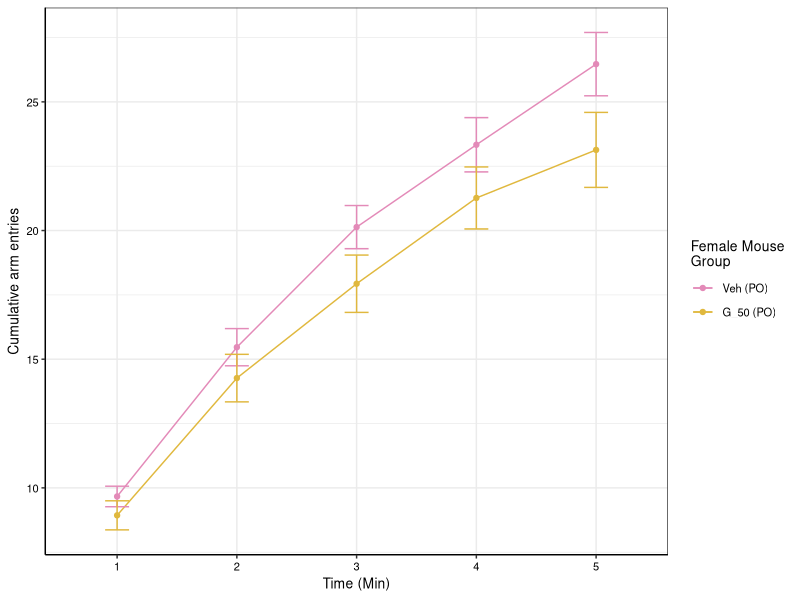
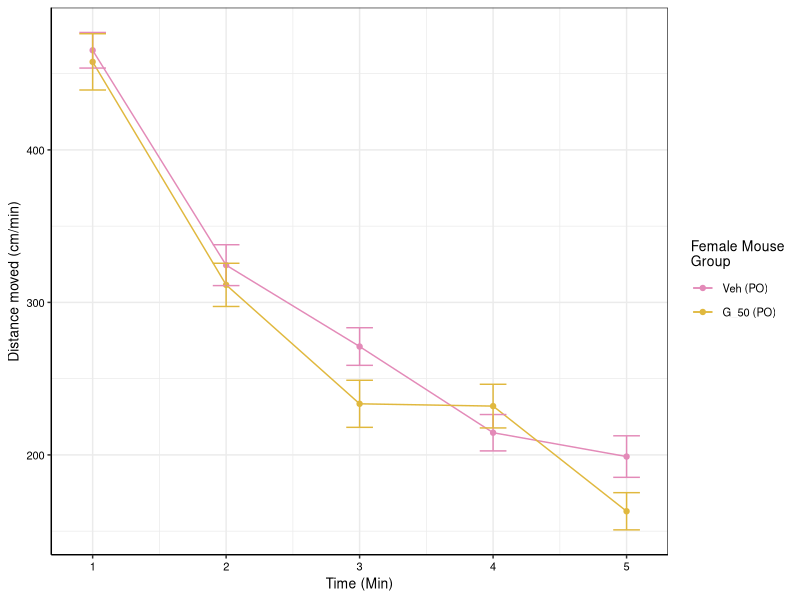
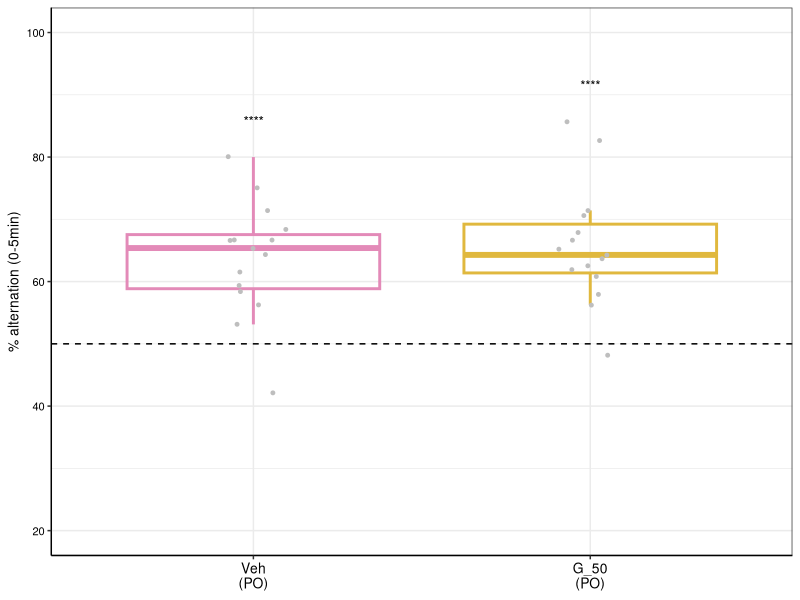
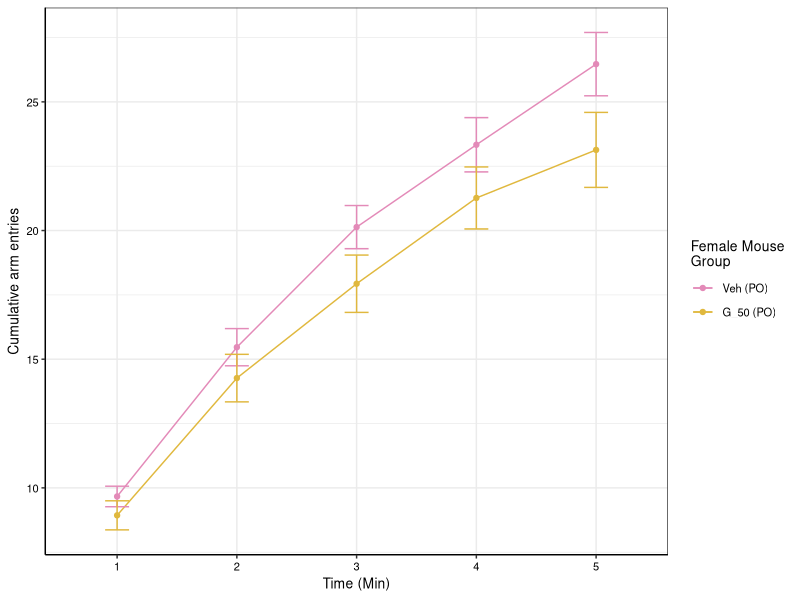
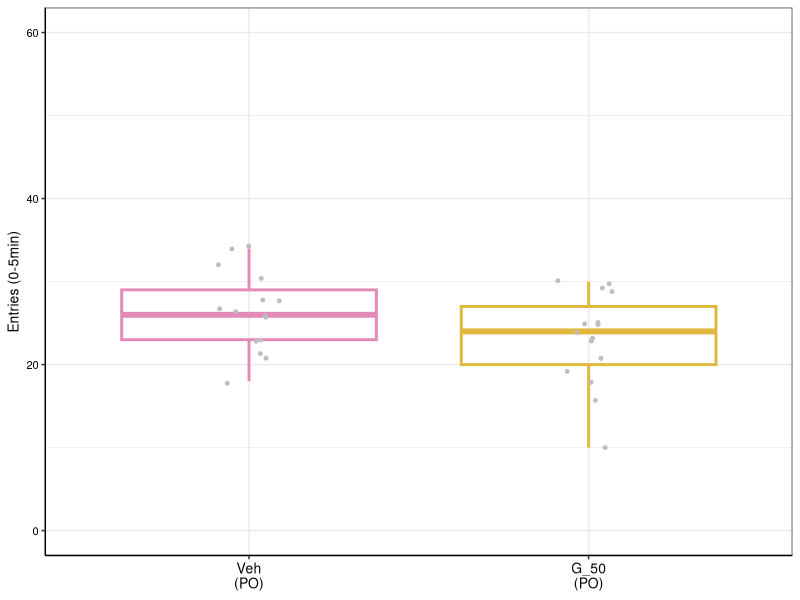
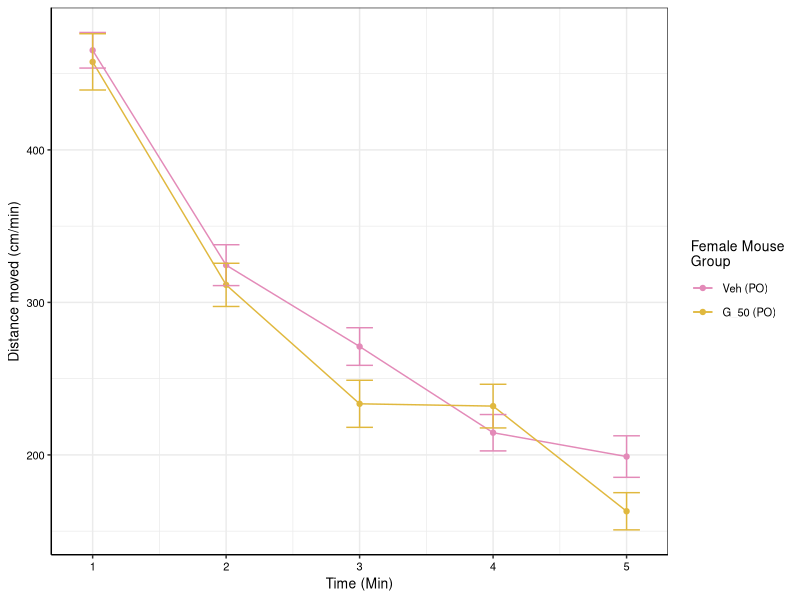
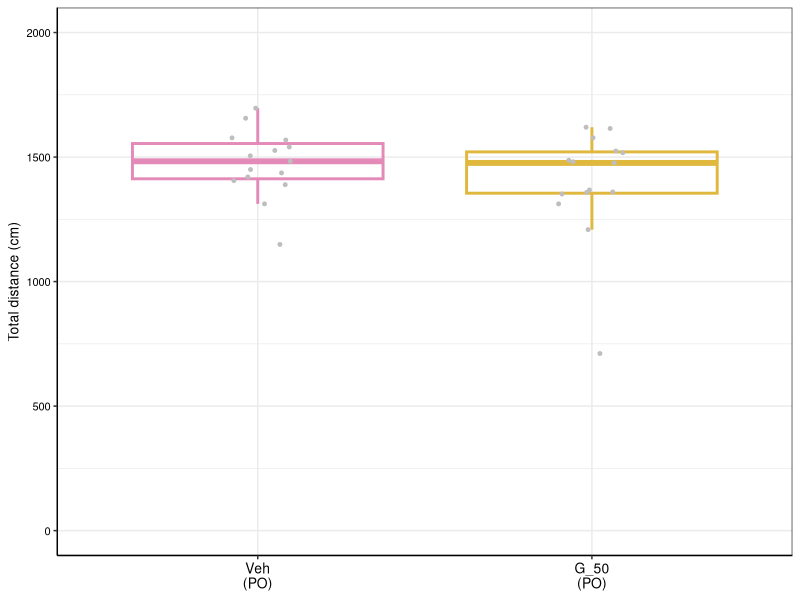

Recreate these plots in R, in order.
## ---- chunk 1
library(dplyr)
library(ggplot2)
library(readxl)
library(ggpubr)
library(rstatix)
library(multcomp)
## ---- chunk 2
ymaze_data <- read_excel("Female cohort - PO/Data to plot - female cohort.xlsx", sheet = "Ymaze")
ymaze_data$Value <- as.numeric(ymaze_data$Value)
ymaze_data$`Mouse Group` <- ifelse(ymaze_data$`Mouse Group` == 'Veh (PO)', 'Veh\n(PO)', 'G_50\n(PO)')
ymaze_data$`Mouse Group` <- factor(ymaze_data$`Mouse Group`,
                                levels = c("Veh\n(PO)", "G_50\n(PO)"))
## ---- chunk 3
plotting_func_alternation <- function(df, variable, ylab, fname, wid = 2, ht = 2) {
  df <- dplyr::filter(df, Measure == variable)
  
  # Compute statistics
  # One sample t-test vs. chance (50% alternation) per group
  # Have to remove NA data first
  df <- dplyr::filter(df, !is.na(Value))
  tests <- df %>%
    dplyr::group_by(`Mouse Group`) %>%
    rstatix::t_test(Value ~ 1, mu = 50, detailed = TRUE) %>%
    rstatix::add_significance() %>%
    dplyr::ungroup()
  
  # Define positions of significance stars
  sig_pos <- df %>%
    dplyr::group_by(`Mouse Group`) %>%
    dplyr::summarise(y.position = min(100, max(Value, na.rm = TRUE) + 5), .groups = "drop")
  
  # Merge
  tests <- merge(tests, sig_pos, by = "Mouse Group") %>%
    dplyr::mutate(label = p.signif)
  
  ggplot(df, aes(x=`Mouse Group`, y=Value)) +
    geom_boxplot(aes(color = `Mouse Group`), fill = NA, outlier.shape = NA, linewidth = 1) +
    geom_point(color = "grey", position = position_jitter(width = 0.1), size = 1) +
    scale_color_manual(values = c("Veh\n(PO)" = "#E38AB8", "G_50\n(PO)" = "#E0B83E")) +
    geom_text(data = tests, aes(x = `Mouse Group`, y = y.position, label = label), vjust = 0, size = 3.5) +
    theme_bw() +
    theme(legend.position = "none",
      axis.line = element_line(color='black'),
      axis.text.y = element_text(size = 8, color = 'black'),
      axis.text.x = element_text(size = 10, color = 'black'),
      axis.title.y = element_text(size = 10, color = 'black'),
      axis.title.x = element_blank()) +
    labs(y = ylab) +
    geom_hline(yintercept = 50, linetype = 'dashed', color = 'black') +
    ylim(20,100)
  
  ggsave(fname, width = wid, height = ht)
  
  return(tests)
}
## ---- chunk 4
# "% alternation (0-5min)"
pc_alt_05 <- plotting_func_alternation(ymaze_data, "% alternation (0-5min)",
              "% alternation (0-5min)", "Female cohort - PO/ymaze_pc_alternation_0_to_5.pdf")
## ---- chunk 5
entries <- dplyr::filter(ymaze_data, startsWith(Measure, 'Entries'))

# Add a timepoint column
entries$Time <- substr(entries$Measure, 12, 12)

# Need a "summary" data frame
entries_summary <- entries %>%
  group_by(`Mouse Group`, Time) %>%
  summarise(
    mean_value = mean(Value, na.rm = TRUE),
    se = sd(Value, na.rm = TRUE) / sqrt(n()),
    .groups = "drop"
  )

# Want to get rid of the newline for the line graph legend
entries_summary$`Mouse Group` <- ifelse(entries_summary$`Mouse Group` == 'Veh\n(PO)', 'Veh (PO)', 'G_50 (PO)')
entries_summary$`Mouse Group` <- factor(entries_summary$`Mouse Group`,
                                        levels = c("Veh (PO)", "G_50 (PO)"))

entries_summary <- dplyr::rename(entries_summary, `Female Mouse\nGroup`=`Mouse Group`)

# Plot line graph
 
ggplot(entries_summary, aes(x = Time, y = mean_value, color = `Female Mouse\nGroup`, group = `Female Mouse\nGroup`)) + geom_line() + geom_point() + geom_errorbar(aes(ymin = mean_value - se, ymax = mean_value + se), width = 0.2) + labs(x = "Time (Min)", y = "Cumulative arm entries") +
    scale_color_manual(values = c("Veh (PO)" = "#E38AB8", "G_50 (PO)" = "#E0B83E")) +
    theme_bw() +
    theme(axis.line = element_line(color='black'),
      axis.text = element_text(size = 8, color = 'black'),
      axis.title = element_text(size = 10, color = 'black'),
      legend.title = element_text(size = 10, color = 'black'),
      legend.text = element_text(size = 8, color = 'black'))

ggsave('Female cohort - PO/ymaze_cumulative_arm_entries.pdf', width = 4, height = 2)
## ---- chunk 6
generic_boxplot_func <- function(df, variable, ylab,
                          fname, ymax, wid = 2, ht = 2) {
  
  df <- dplyr::filter(df, Measure == variable)
  ggplot(df, aes(x=`Mouse Group`, y=Value)) +
    geom_boxplot(aes(color = `Mouse Group`), fill = NA, outlier.shape = NA, linewidth = 1) +
    geom_point(color = "grey", position = position_jitter(width = 0.1), size = 1) +
    scale_color_manual(values = c("Veh\n(PO)" = "#E38AB8", "G_50\n(PO)" = "#E0B83E")) +
    theme_bw() +
    theme(legend.position = "none",
      axis.line = element_line(color='black'),
      axis.text.y = element_text(size = 8, color = 'black'),
      axis.text.x = element_text(size = 10, color = 'black'),
      axis.title.y = element_text(size = 10, color = 'black'),
      axis.title.x = element_blank()) +
    labs(y = ylab) + ylim(0, ymax)
  
  ggsave(fname, width = wid, height = ht)
}
## ---- chunk 7
generic_boxplot_func(entries, 'Entries (0-5min)', 'Entries (0-5min)',
                     'Female cohort - PO/ymaze_entries_05_boxplot.pdf', 60)

for_stats <- dplyr::filter(entries, Measure == 'Entries (0-5min)')
t.test(dplyr::filter(for_stats, `Mouse Group` == 'Veh\n(PO)')$Value,
       dplyr::filter(for_stats, `Mouse Group` == 'G_50\n(PO)')$Value)
## ---- chunk 8
distance <- dplyr::filter(ymaze_data, startsWith(Measure, 'Distance'))

# Add a timepoint column
distance$Time <- rep(seq(1,5), each = 30)

# Need a "summary" data frame
distance_summary <- distance %>%
  group_by(`Mouse Group`, Time) %>%
  summarise(
    mean_value = mean(Value, na.rm = TRUE),
    se = sd(Value, na.rm = TRUE) / sqrt(n()),
    .groups = "drop"
  )

# Want to get rid of the newline for the line graph legend
distance_summary$`Mouse Group` <- ifelse(distance_summary$`Mouse Group` == 'Veh\n(PO)', 'Veh (PO)', 'G_50 (PO)')
distance_summary$`Mouse Group` <- factor(distance_summary$`Mouse Group`, levels = c("Veh (PO)", "G_50 (PO)"))

distance_summary <- dplyr::rename(distance_summary, `Female Mouse\nGroup`=`Mouse Group`)

# Plot line graph
ggplot(distance_summary, aes(x = Time, y = mean_value, color = `Female Mouse\nGroup`, group = `Female Mouse\nGroup`)) + geom_line() + geom_point() + geom_errorbar(aes(ymin = mean_value - se, ymax = mean_value + se), width = 0.2) + labs(x = "Time (Min)", y = "Distance moved (cm/min)") +
    scale_color_manual(values = c("Veh (PO)" = "#E38AB8", "G_50 (PO)" = "#E0B83E")) +
    theme_bw() +
    theme(axis.line = element_line(color='black'),
      axis.text = element_text(size = 8, color = 'black'),
      axis.title = element_text(size = 10, color = 'black'),
      legend.title = element_text(size = 10, color = 'black'),
      legend.text = element_text(size = 8, color = 'black'))

ggsave('Female cohort - PO/ymaze_distance_moved_per_min.pdf', width = 4, height = 2)
## ---- chunk 9
distance_sum <- dplyr::filter(ymaze_data, Measure == "Total distance moved (cm)")

generic_boxplot_func(distance_sum, 'Total distance moved (cm)', 'Total distance (cm)', 'Female cohort - PO/ymaze_total_distance_boxplot.pdf', 2000)

t.test(dplyr::filter(distance_sum, `Mouse Group` == 'Veh\n(PO)')$Value,
       dplyr::filter(distance_sum, `Mouse Group` == 'G_50\n(PO)')$Value)
